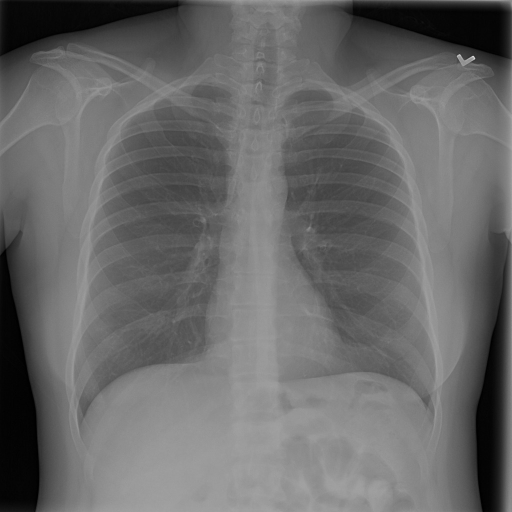
#> input picture sample_dataset/0000a175-0e68-4ca4-b1af-167204a7e0bc.jpg, 1024 x 1024 px (shown at 1/2 size)
$ python -i remove_artefacts.py   (imports and definitions only)
#> lines starting #> are read from the running program, lines starting #| are printed output that depends on the picture; after the words box and inside, x2 and y2 are one past the last pixel; in counts of white or black regions, pixels touching at a corner belong together
#> further down, picture is the input picture: shape (1024, 1024); min 0, max 235, mean 104.6
### covidxpert/utils/normalize_image.py
import numpy as np


def normalize_image(image: np.ndarray) -> np.ndarray:
    """Normalize image between minimum and maximum value in a range from 0 to 255.

    Parameters
    ----------------------
    image: np.ndarray,
        The image to be normalize.

    Returns
    ----------------------
    Return the normalized image.
    """
    image = image.astype(np.float64)
    delta = image.max() - image.min()
    # If the image has only zeros, we don't renormalize it.
    if np.isclose(delta, 0):
        return image.astype(np.uint8)
    return (((image - image.min()) / (delta))*255).astype(np.uint8)

### covidxpert/utils/inpaint.py
import numpy as np
import cv2
from .normalize_image import normalize_image


def inpaint(image: np.ndarray, mask: np.ndarray) -> np.ndarray:
    """Return inpainted image over given mask.

    Parameters
    ---------------------
    image: np.ndarray,
        Grayscale image to fill in.
    mask: np.ndarray,
        Mask with the regions to fill in.

    Returns
    ---------------------
    The image with masked areas filled in.
    """
    backtorgb = cv2.cvtColor(  # pylint: disable=no-member
        image, cv2.COLOR_GRAY2RGB)  # pylint: disable=no-member
    cleared_image = cv2.inpaint(  # pylint: disable=no-member
        backtorgb, normalize_image(mask), 11, cv2.INPAINT_TELEA)  # pylint: disable=no-member
    return cv2.cvtColor(cleared_image, cv2.COLOR_RGB2GRAY)  # pylint: disable=no-member

### covidxpert/utils/remove_artefacts.py
import numpy as np
import cv2
from .inpaint import inpaint


def compute_artefacts(image: np.ndarray) -> np.ndarray:
    """Return the artefacts identified in given image.

    Parameters
    -----------------------------
    image: np.ndarray,
        The image from where to extract the artefacts.

    Returns
    -----------------------------
    Boolean mask with the artefacts identified.
    """
    result = cv2.threshold(  # pylint: disable=no-member
        image,
        thresh=np.median(image),
        maxval=255,
        type=cv2.THRESH_BINARY  # pylint: disable=no-member
    )[1]
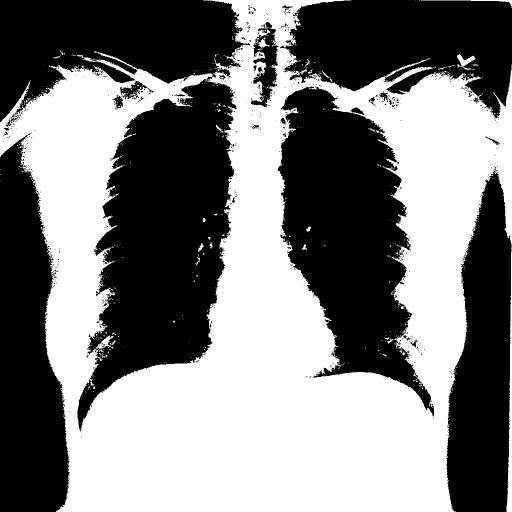
#> result: shape (1024, 1024) (shown at 1/2 size); 49.6% white; 541 white regions (512 under 20 px), largest, box (x1, y1, x2, y2) and area: (0, 0, 1024, 1024) 516904, (914, 108, 951, 134) 406, (842, 0, 1024, 16) 336
    _, output, stats, _ = cv2.connectedComponentsWithStats(  # pylint: disable=no-member
        result,
        connectivity=8
    )
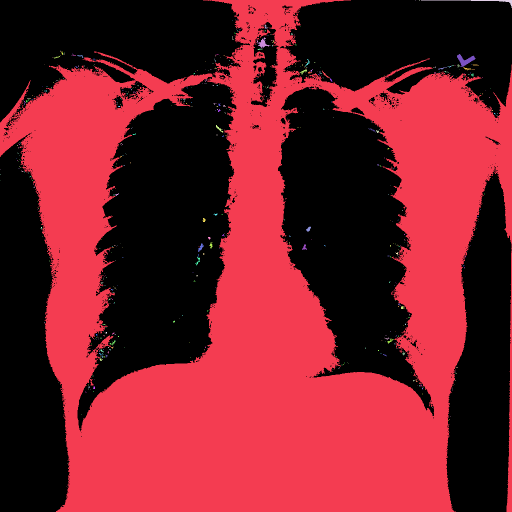
#> output: shape (1024, 1024) int32 (shown at 1/2 size); 542 distinct labels, from 0 to 541; one colour per label, 0 black
#> stats = 542 rows, first 6: [0, 0, 1024, 1024, 528067], [0, 0, 1024, 1024, 516904], [831, 0, 1, 1, 1], [838, 0, 2, 1, 2], [842, 0, 182, 16, 336], [598, 22, 1, 1, 1]
    sizes = stats[1:, -1]
#> sizes = 541 values, max 516904 at index 0, min 1 at index 1, mean 962.1
    area = np.prod(result.shape)
#> area = 1048576
    artefacts = np.zeros(result.shape, dtype=bool)

    for i, size in enumerate(sizes):
        if area/400 > size > 10:
            artefacts |= output == i+1
#> this loop made 541 passes
#> size on passes 1 to 3: 516904, 1, 2
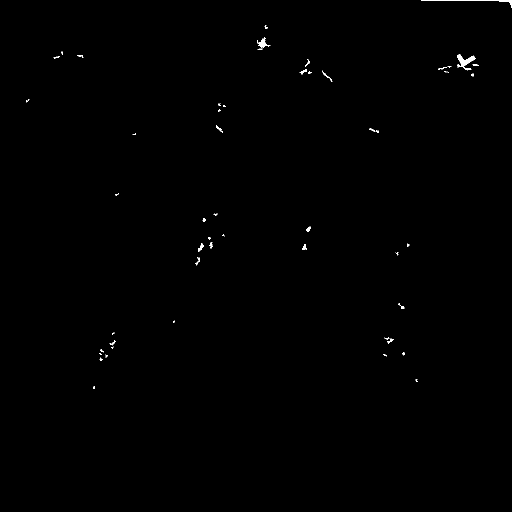
#> artefacts: shape (1024, 1024) bool (shown at 1/2 size); 0.22% white; 56 white regions (28 under 20 px), largest, box (x1, y1, x2, y2) and area: (914, 108, 951, 134) 406, (842, 0, 1024, 16) 336, (514, 75, 541, 97) 211

    kernel = np.ones((10, 10), np.uint8)

    artefacts = cv2.dilate(  # pylint: disable=no-member
        artefacts.astype(np.uint8),
        kernel
    )
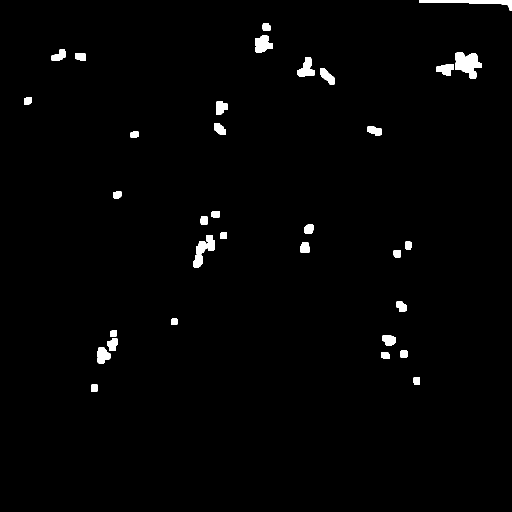
#> artefacts: shape (1024, 1024) (shown at 1/2 size); values 0 (black) and 1 (white), 1.4% white; 35 white regions, largest, box (x1, y1, x2, y2) and area: (910, 104, 963, 158) 1830, (838, 0, 1024, 21) 1333, (510, 71, 546, 105) 892
    artefacts = cv2.morphologyEx(  # pylint: disable=no-member
        artefacts, cv2.MORPH_CLOSE, kernel=np.ones((3, 3)), iterations=10)  # pylint: disable=no-member
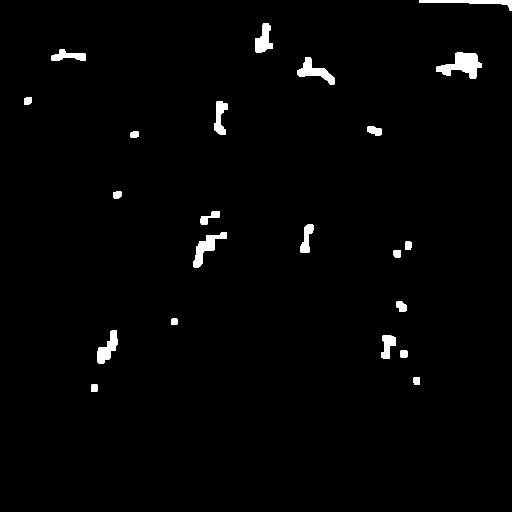
#> artefacts: shape (1024, 1024) (shown at 1/2 size); values 0 (black) and 1 (white), 1.6% white; 22 white regions, largest, box (x1, y1, x2, y2) and area: (872, 104, 963, 158) 2555, (386, 464, 454, 536) 1702, (595, 114, 670, 169) 1586

    return artefacts.astype(bool)


def remove_artefacts(image: np.ndarray) -> np.ndarray:
    """Return image without identified artefacts.

    Parameters
    -----------------------------
    image: np.ndarray,
        The image from where to extract the artefacts.

    Returns
    -----------------------------
    Image without the identified artefacts.
    """
    return inpaint(image, compute_artefacts(image))
#> in normalize_image, `delta = image.max() - image.min()`: delta = 1


# [71 lines left out: functions fill_small_white_blobs, fill_small_black_blobs, not called in this run]

>>> import cv2
>>> picture = cv2.imread('../../sample_dataset/0000a175-0e68-4ca4-b1af-167204a7e0bc.jpg', cv2.IMREAD_GRAYSCALE)
>>> result = remove_artefacts(picture)

$ run again, on sample_dataset/0a7b0cc8-af04-4d2c-9267-6fdfb05f48f2.jpg
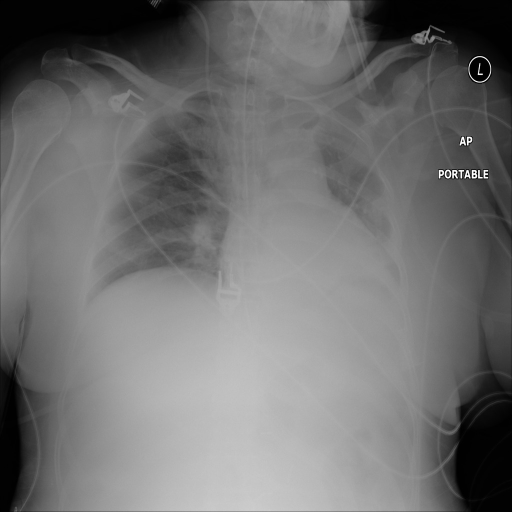
#> input picture sample_dataset/0a7b0cc8-af04-4d2c-9267-6fdfb05f48f2.jpg, 1024 x 1024 px (shown at 1/2 size)
#> picture is the input picture: shape (1024, 1024); min 0, max 255, mean 112.5
#> result: shape (1024, 1024); 49.3% white; 329 white regions (287 under 20 px), largest, box (x1, y1, x2, y2) and area: (1, 188, 876, 1023) 482996, (490, 1, 700, 180) 25441, (182, 179, 291, 235) 2395
#> in compute_artefacts, `_, output, stats, _ = cv2.connectedComponentsWithStats(`:
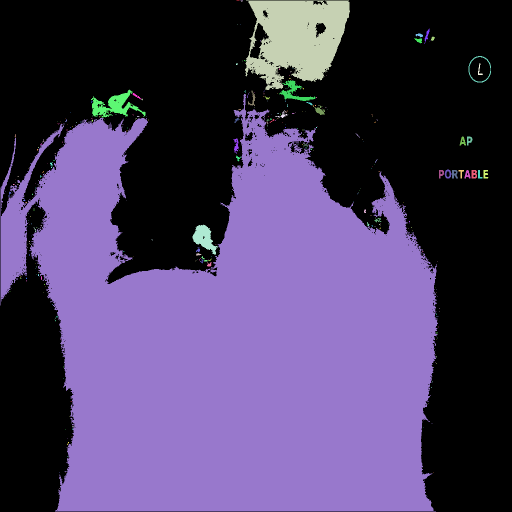
#> output: shape (1024, 1024) int32 (shown at 1/2 size); 330 distinct labels, from 0 to 329; one colour per label, 0 black
#> stats = 330 rows, first 6: [0, 0, 1024, 1024, 531283], [473, 1, 6, 1, 6], [481, 1, 5, 1, 5], [490, 1, 210, 179, 25441], [482, 3, 3, 1, 3], [474, 48, 1, 1, 1]
#> sizes = 329 values, max 482996 at index 43, min 1 at index 4, mean 1572.3
#> the loop in compute_artefacts, `for i, size in enumerate(sizes):` made 329 passes
#> size on passes 1 to 3: 6, 5, 25441
#> in compute_artefacts, `artefacts = cv2.morphologyEx(`:
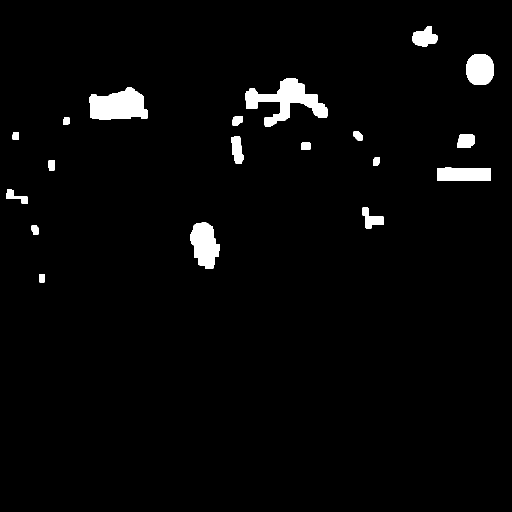
#> artefacts: shape (1024, 1024) (shown at 1/2 size); values 0 (black) and 1 (white), 2.7% white; 19 white regions, largest, box (x1, y1, x2, y2) and area: (490, 156, 655, 254) 6370, (178, 175, 296, 240) 5686, (381, 445, 440, 538) 3837
#> delta = 1

$ run again, on sample_dataset/0affd017-4c75-4cf8-9c30-e33c5d853f11.jpg
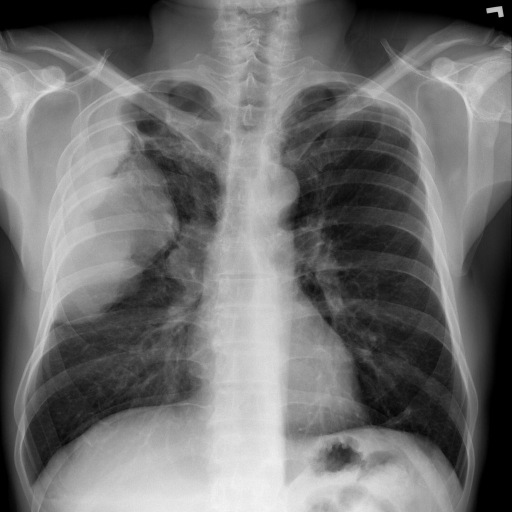
#> input picture sample_dataset/0affd017-4c75-4cf8-9c30-e33c5d853f11.jpg, 1024 x 1024 px (shown at 1/2 size)
#> picture is the input picture: shape (1024, 1024); min 0, max 248, mean 111.8
#> result: shape (1024, 1024); 49.7% white; 305 white regions (294 under 20 px), largest, box (x1, y1, x2, y2) and area: (0, 0, 912, 1024) 432664, (671, 78, 1023, 804) 86745, (973, 12, 1007, 35) 429
#> in compute_artefacts, `_, output, stats, _ = cv2.connectedComponentsWithStats(`:
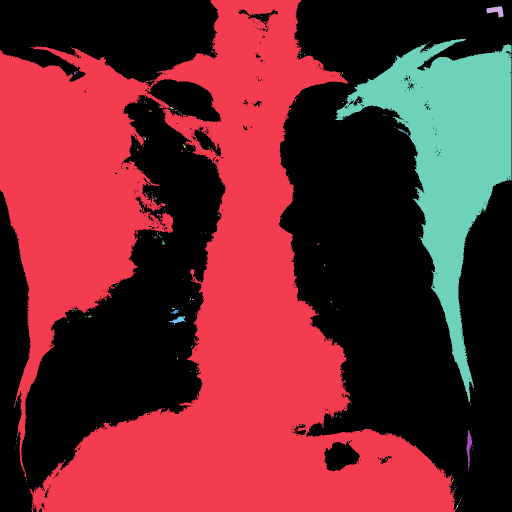
#> output: shape (1024, 1024) int32 (shown at 1/2 size); 306 distinct labels, from 0 to 305; one colour per label, 0 black
#> stats = 306 rows, first 6: [0, 0, 1024, 1024, 527064], [0, 0, 912, 1024, 432664], [973, 12, 34, 23, 429], [488, 24, 1, 2, 2], [511, 30, 1, 1, 1], [516, 31, 1, 1, 1]
#> sizes = 305 values, max 432664 at index 0, min 1 at index 3, mean 1709.9
#> the loop in compute_artefacts, `for i, size in enumerate(sizes):` made 305 passes
#> size on passes 1 to 3: 432664, 429, 2
#> in compute_artefacts, `artefacts = cv2.dilate(`:
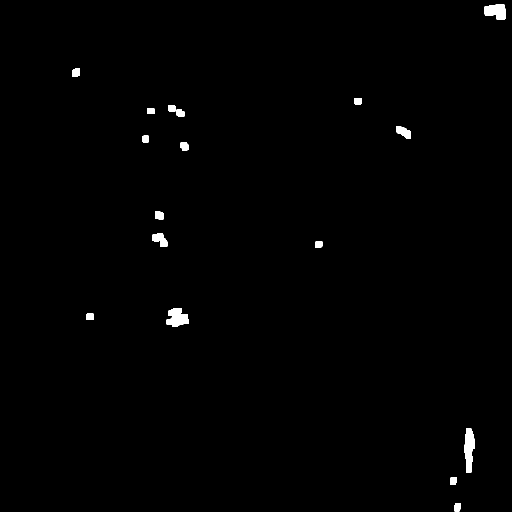
#> artefacts: shape (1024, 1024) (shown at 1/2 size); values 0 (black) and 1 (white), 0.67% white; 16 white regions, largest, box (x1, y1, x2, y2) and area: (929, 857, 950, 946) 1333, (333, 616, 378, 654) 1165, (969, 8, 1012, 40) 1049
#> image: shape (1024, 1024) float64; values 0 (black) and 1 (white), 0.7% white; 16 white regions, largest, box (x1, y1, x2, y2) and area: (929, 857, 950, 946) 1342, (969, 0, 1012, 40) 1287, (333, 616, 378, 654) 1216
#> delta = 1

$ run again, on sample_dataset/0be1f228-74f9-49f2-836e-e3caa49c9fcb.jpg
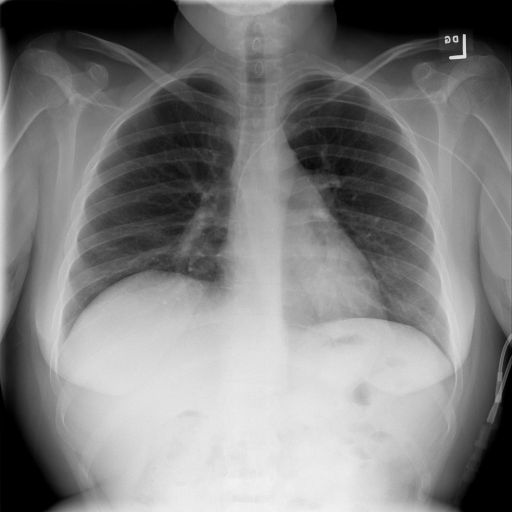
#> input picture sample_dataset/0be1f228-74f9-49f2-836e-e3caa49c9fcb.jpg, 1024 x 1024 px (shown at 1/2 size)
#> picture is the input picture: shape (1024, 1024); min 0, max 244, mean 127.4
#> result: shape (1024, 1024); 49.9% white; 543 white regions (524 under 20 px), largest, box (x1, y1, x2, y2) and area: (68, 150, 1023, 1024) 494828, (359, 0, 651, 126) 13087, (0, 106, 88, 680) 10150
#> in compute_artefacts, `_, output, stats, _ = cv2.connectedComponentsWithStats(`:
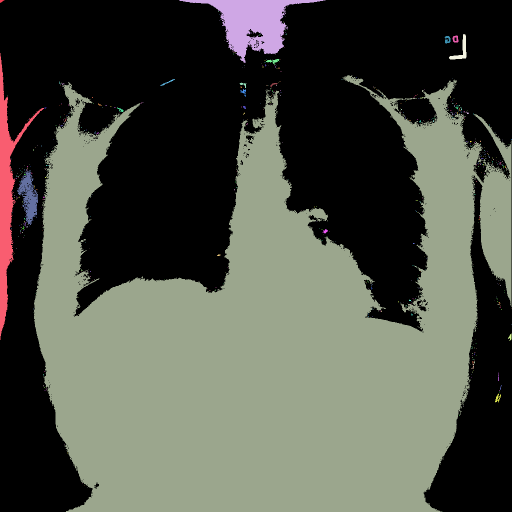
#> output: shape (1024, 1024) int32 (shown at 1/2 size); 544 distinct labels, from 0 to 543; one colour per label, 0 black
#> stats = 544 rows, first 6: [0, 0, 1024, 1024, 525601], [0, 0, 9, 6, 30], [359, 0, 292, 126, 13087], [575, 12, 1, 1, 1], [571, 20, 1, 1, 1], [436, 23, 2, 1, 2]
#> sizes = 543 values, max 494828 at index 49, min 1 at index 2, mean 963.1
#> the loop in compute_artefacts, `for i, size in enumerate(sizes):` made 543 passes
#> size on passes 1 to 3: 30, 13087, 1
#> in compute_artefacts, `artefacts = cv2.dilate(`:
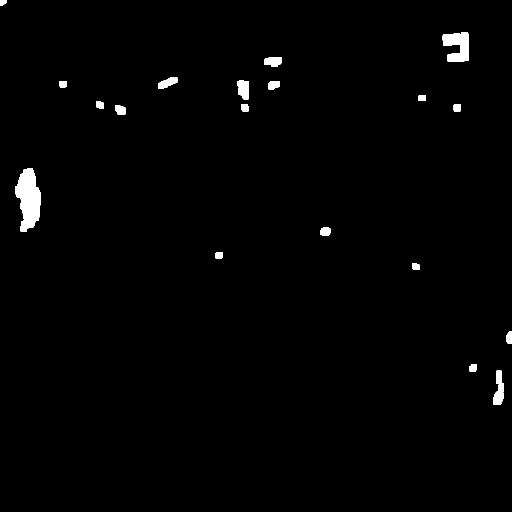
#> artefacts: shape (1024, 1024) (shown at 1/2 size); values 0 (black) and 1 (white), 1.2% white; 19 white regions, largest, box (x1, y1, x2, y2) and area: (30, 336, 81, 464) 4297, (885, 64, 938, 124) 2207, (986, 741, 1008, 810) 947
#> image: shape (1024, 1024) float64; values 0 (black) and 1 (white), 1.2% white; 18 white regions, largest, box (x1, y1, x2, y2) and area: (30, 336, 81, 464) 4347, (885, 64, 938, 124) 2664, (475, 161, 498, 223) 1087
#> delta = 1
